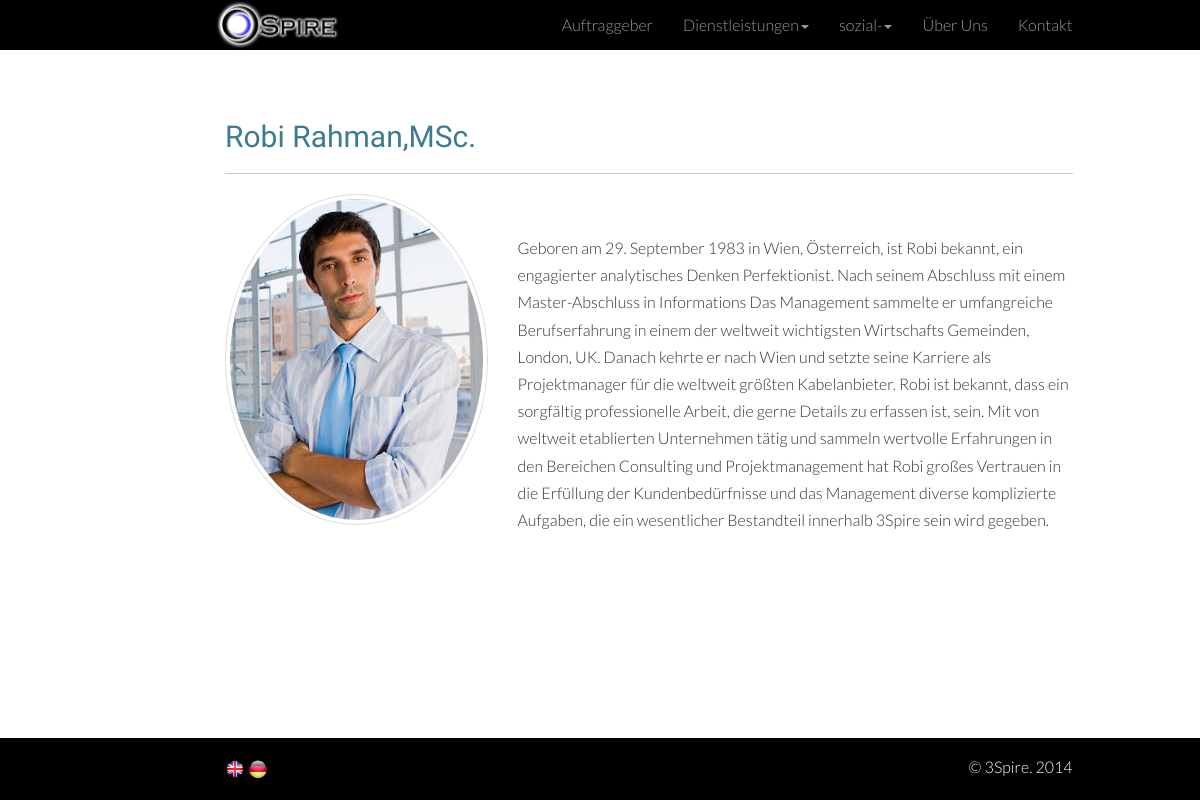
Screenshot of /ger/member/1/ with the database file from the repository.
### ger/models.py (models this page shows, shortened)
class Company(models.Model):
    name = models.CharField(max_length=500)
    logo = models.ImageField(upload_to='company')
    email = models.EmailField(max_length=100)
    address = models.CharField(max_length=500)

class TeamMember(models.Model):
    name = models.CharField(max_length=500)
    designation = models.CharField(max_length=300)
    email = models.EmailField(max_length=100)
    description = models.TextField()
    image = models.ImageField(upload_to='team_members')
    linkedin = models.CharField(max_length=500)
    contact = models.CharField(max_length=500)

### ger/views.py (the view)
# urls.py: url(r'^member/(?P<member_id>\d+)/$', 'en.views.detail', name='detail'),
def detail(request, member_id):
    comapny = Company.objects.all()
    static_text = StaticText.objects.all()
    services = Service.objects.all()
    social_links = SocialLinks.objects.all()
    member = TeamMember.objects.get(id=member_id)
    context = { 'member' : member, 'services' : services, 'static_text' : static_text,
               'social_links': social_links, 'company':comapny}
    return render(request, 'ger_detail.html', context)

### ger/templates/ger_detail.html
{% extends "ger_base.html" %}
{% load staticfiles %}
{% load staticfiles %}
{% block content%}
{% if member %}
    <div class="container padded">
        <div class="row">
            <div class="col-lg-9 col-md-offset-2"><h2>{{member.name}},{{member.designation}}</h2><hr></div>
        </div>
        <div class="row">
            <div class="col-sm-3 col-md-3 col-md-offset-2">
                <img src="{{member.image.url}}" class="img-circle img-thumbnail img-responsive" alt="{{member.name}}">
            </div>
            <div class="col-sm-6 col-md-6">
                   <p id="member-description"><p>{{member.description}}</p></p>
            </div>
        </div>
    </div>
{% else %}
    No members available
{% endif %}
{% endblock %}

### templates/ger_base.html (shortened to what this page needs)
{% load staticfiles %}
<!DOCTYPE html>
<html>
    <head>
        <link rel="stylesheet" media="screen" type="text/css" href="{% static "css/bootstrap.min.css" %}">
        <link rel="stylesheet" media="screen" type="text/css" href="{% static "css/custom.css" %}">
    </head>
    <body>
        <nav class="navbar-inverse navbar-fixed-top" role="navigation">
            <div class="container">
                <div class="row">
                    <div id="top-bar-fix" class="col-lg-9 col-md-offset-2">
                        <div class="pull-left">
                            <div><a href="{% url 'ger_home' %}"><img src="{{company.0.logo.url}}" class="navbar-image" height="50" alt="3Spire"></a></div>
                        </div>
                            <div class="pull-right">
                                <ul class="nav navbar-nav">
                                    <li><a href="{% url 'ger_clients' %}">Auftraggeber</a></li>
                                    <li class="dropdown">
                                        <a href="#" class="dropdown-toggle" data-toggle="dropdown">Dienstleistungen<b class="caret"></b></a>
                                    </li>
                                    <li class="dropdown">
                                        <a href="#" class="dropdown-toggle" data-toggle="dropdown">sozial-<b class="caret"></b></a>
                                    </li>
				    <li><a href="{% url 'ger_about' %}">Über Uns</a></li>
                                    <li><a href="{% url 'ger_contact' %}">Kontakt</a></li>
                                </ul>
                            </div>
                    </div>
                </div>
            </div>
        </nav>
	{% block content%}
	{% endblock%}
	<div class="ftr">
	    <div class="container">
		<div class="row">
		    <footer class="col-lg-9 col-md-offset-2">
			<div class="pull-left">
			    <p>
				<a href="{% url 'home' %}">
				    <img src="{% static "images/uk.png" %}" name="eng" class="language" heigh="20" width="20" alt="flag">
				</a>
				<a href="{% url 'ger_home' %}">
				    <img src="{% static "images/germany.png" %}" name="eng" class="language" heigh="20" width="20" alt="flag">
				</a>
			    </p>
			</div>
			<div class="pull-right">
			    <p>&copy; 3Spire. 2014</p>
			</div>
		    </footer>
		</div>
	    </div>
	</div>
    </body>
</html>

### static/css/custom.css (style rules this page uses)
html, body { font-family: 'Lato', sans-serif; font-weight: 300; font-size: 16px; line-height: 1.7; background-color: #fff; }
h1, h2, h3, h4 { font-family: 'Abel', sans-serif; color: #3d7b8f; }
b, strong { font-weight: 400; }
* { -webkit-box-sizing: border-box; -moz-box-sizing: border-box; box-sizing: border-box; }
.padded { padding: 100px 15px; }
hr { border-top: 1px solid #c9c9c9; }
.ftr { background-color: #000; padding: 15px 0 10px 0; bottom: 0px; width: 100%; }
.ftr address, .ftr a, .ftr p { color: #fff; }
#member-description { padding-top: 30px; text-align: justify; }
#top-bar-fix { padding: 0 0 0 5px; }

### rows the page displays
Company: logo (picture)
TeamMember: name "Robi Rahman", designation "MSc.", image (picture), description "Geboren am 29. September 1983 in Wien, Österreich, ist Robi bekannt, ein engagierter analytisches Denken Perfektionist. Nach seinem Abschluss mit einem Master-Abschluss in Informations Das Management sammelte er umfangreiche Berufserfahrung in einem der weltweit wichtigsten Wirtschafts Gemeinden, London, UK. Danach kehrte er nach Wien und setzte seine Karriere als Projektmanager für die weltweit größten Kabelanbieter. Robi ist bekannt, dass ein sorgfältig professionelle Arbeit, die gerne Details zu erfassen ist, sein. Mit von weltweit etablierten Unternehmen tätig und sammeln wertvolle Erfahrungen in den Bereichen Consulting und Projektmanagement hat Robi großes Vertrauen in die Erfüllung…"
